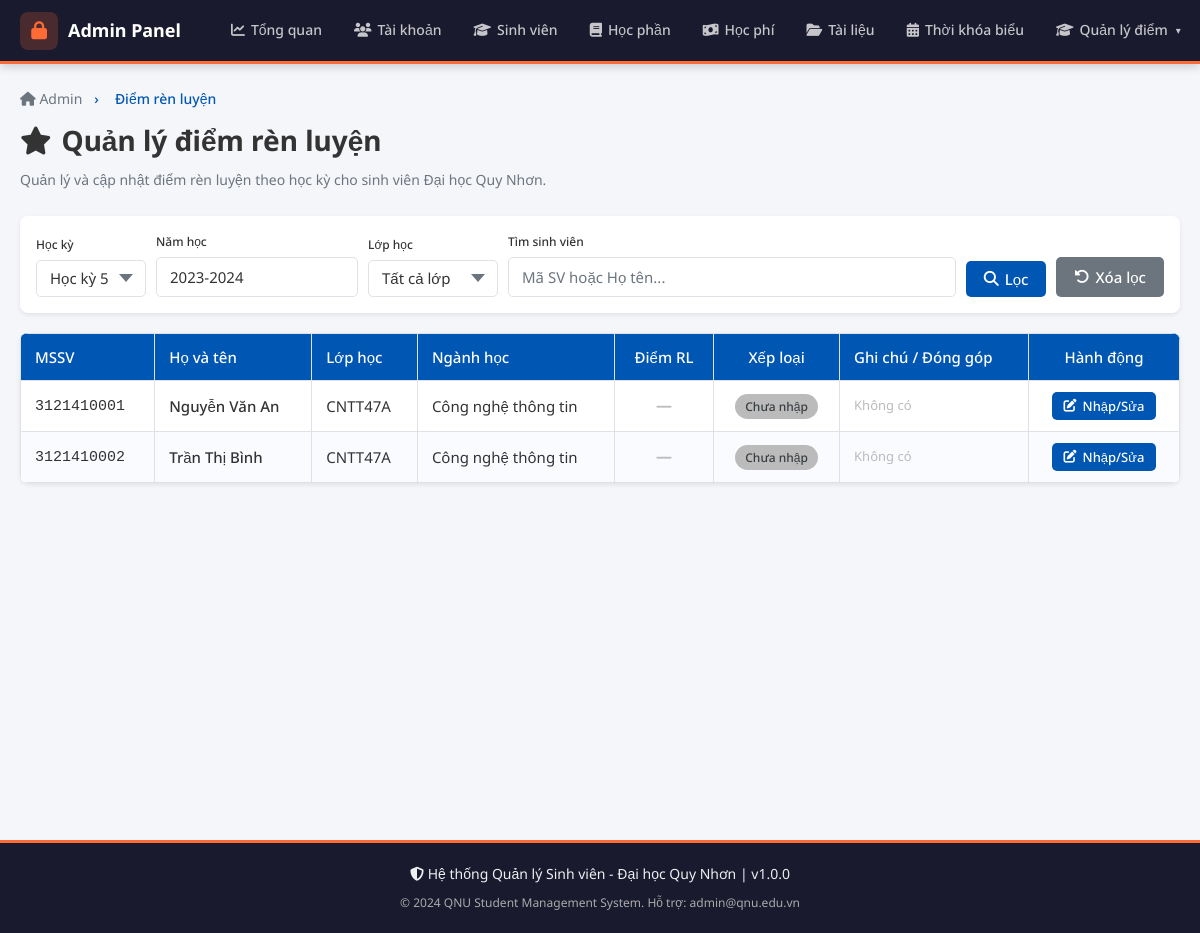
The app's page /admin/diem/ren_luyen.php (signed in) with its own data.
### tables this page shows
CREATE TABLE IF NOT EXISTS `sinh_vien` (
  `id` INT AUTO_INCREMENT PRIMARY KEY,
  `user_id` INT NOT NULL,
  `ma_sv` VARCHAR(20) NOT NULL UNIQUE,
  `ho_ten` VARCHAR(100) NOT NULL,
  `ngay_sinh` DATE,
  `gioi_tinh` ENUM('Nam','Nữ','Khác') DEFAULT 'Nam',
  `dia_chi` TEXT,
  `email` VARCHAR(100),
  `so_dien_thoai` VARCHAR(15),
  `nganh` VARCHAR(100),
  `khoa` VARCHAR(100),
  `lop` VARCHAR(50),
  `nien_khoa` VARCHAR(20),
  `trang_thai` ENUM('Đang học','Tạm dừng','Tốt nghiệp','Thôi học') DEFAULT 'Đang học',
  `anh_dai_dien` VARCHAR(255) DEFAULT NULL,
  FOREIGN KEY (`user_id`) REFERENCES `users`(`id`) ON DELETE CASCADE
);

### includes/session.php (called while the page is built, shortened)
<?php
function e(string $str): string {
    return htmlspecialchars($str, ENT_QUOTES, 'UTF-8');
}
?>

### admin/diem/ren_luyen.php (the view, shortened to what this page needs)
<?php
require_once ROOT . '/includes/session.php';
$db = getDB();
$hoc_ky = (int)($_GET['hoc_ky'] ?? HOC_KY_HIEN_TAI);
$nam_hoc = trim($_GET['nam_hoc'] ?? NAM_HOC_HIEN_TAI);
$search = trim($_GET['search'] ?? '');
$sql = "
    SELECT sv.id AS sinh_vien_id, sv.ma_sv, sv.ho_ten, sv.lop, sv.nganh,
           drl.diem, drl.xep_loai, drl.ghi_chu
    FROM sinh_vien sv
    LEFT JOIN diem_ren_luyen drl
           ON drl.sinh_vien_id = sv.id
          AND drl.hoc_ky = ?
          AND drl.nam_hoc = ?
    WHERE 1 = 1
";
$types = 'is';
$params = [$hoc_ky, $nam_hoc];
$sql .= " ORDER BY sv.lop ASC, sv.ma_sv ASC";
$stmt = $db->prepare($sql);
$stmt->bind_param($types, ...$params);
$stmt->execute();
$list_sv = $stmt->get_result()->fetch_all(MYSQLI_ASSOC);
require_once ROOT . '/includes/admin/header_admin.php';
require_once ROOT . '/includes/admin/navbar_admin.php';
?>
<div class="admin-wrapper">
  <div class="admin-container">
    <div class="page-title fade-in">
      <div class="breadcrumb">
        <a href="<?= BASE_URL ?>/admin/dashboard.php"><i class="fas fa-home"></i> Admin</a>
        <span>›</span><span>Điểm rèn luyện</span>
      </div>
      <h1><i class="fas fa-star"></i> Quản lý điểm rèn luyện</h1>
      <p>Quản lý và cập nhật điểm rèn luyện theo học kỳ cho sinh viên Đại học Quy Nhơn.</p>
    </div>
    <div class="card fade-in">
      <div class="card-body" style="padding:16px">
        <form method="GET" class="action-bar" style="align-items:flex-end;margin-bottom:0">
          <div class="form-group" style="margin:0;min-width:110px">
            <label style="font-size:12px">Học kỳ</label>
            <select name="hoc_ky" class="form-control">
              <?php for ($i = 1; $i <= 8; $i++): ?>
                <option value="<?= $i ?>" <?= $hoc_ky === $i ? 'selected' : '' ?>>Học kỳ <?= $i ?></option>
              <?php endfor; ?>
            </select>
          </div>
          <div class="form-group" style="margin:0;min-width:140px">
            <label style="font-size:12px">Năm học</label>
            <input type="text" name="nam_hoc" class="form-control" placeholder="2023-2024" value="<?= e($nam_hoc) ?>">
          </div>
          <div class="form-group" style="margin:0;min-width:130px">
            <label style="font-size:12px">Lớp học</label>
            <select name="lop" class="form-control">
              <option value="">Tất cả lớp</option>
            </select>
          </div>
          <div class="form-group search-box" style="margin:0">
            <label style="font-size:12px">Tìm sinh viên</label>
            <input type="text" name="search" class="form-control" placeholder="Mã SV hoặc Họ tên..." value="<?= e($search) ?>">
          </div>
          <button type="submit" class="btn btn-primary"><i class="fas fa-search"></i> Lọc</button>
          <a href="ren_luyen.php" class="btn btn-secondary"><i class="fas fa-rotate-left"></i> Xóa lọc</a>
        </form>
      </div>
    </div>
    <div class="card fade-in">
      <div class="card-body" style="padding:0">
        <?php if (empty($list_sv)): ?>
          <div style="padding:40px;text-align:center;color:#777">
            <i class="fas fa-users-slash" style="font-size:42px;margin-bottom:12px;display:block"></i>
            Không tìm thấy sinh viên nào phù hợp.
          </div>
        <?php else: ?>
          <div class="table-wrap">
            <table>
              <thead>
                <tr>
                  <th>MSSV</th>
                  <th>Họ và tên</th>
                  <th>Lớp học</th>
                  <th>Ngành học</th>
                  <th style="text-align:center">Điểm RL</th>
                  <th style="text-align:center">Xếp loại</th>
                  <th>Ghi chú / Đóng góp</th>
                  <th style="text-align:center">Hành động</th>
                </tr>
              </thead>
              <tbody>
                <?php foreach ($list_sv as $row):
                  $t1 = 0; $t2 = 0; $t3 = 0; $t4 = 0; $t5 = 0; $user_note = '';
                ?>
                  <tr>
                    <td><code><?= e($row['ma_sv']) ?></code></td>
                    <td style="font-weight: 500"><?= e($row['ho_ten']) ?></td>
                    <td><?= e($row['lop'] ?? 'Chưa xếp lớp') ?></td>
                    <td><?= e($row['nganh'] ?? 'Chưa rõ') ?></td>
                    <td style="text-align:center; font-weight:bold; font-size:16px">
                      <?= is_null($row['diem']) ? '<span style="color:#bbb">—</span>' : (int)$row['diem'] ?>
                    </td>
                    <td style="text-align:center">
                      <?php if (!is_null($row['xep_loai'])): ?>
                        <?php
                          $rl_badge = match($row['xep_loai']) {
                              'Xuất sắc' => 'success',
                              'Tốt' => 'success',
                              'Khá' => 'primary',
                              'Trung bình' => 'warning',
                              'Yếu' => 'danger',
                              default => 'secondary'
                          };
                        ?>
                        <span class="badge badge-<?= $rl_badge ?>" style="font-size:12px; padding:4px 10px"><?= e($row['xep_loai']) ?></span>
                      <?php else: ?>
                        <span class="badge badge-secondary" style="background:#bbb; font-size:12px">Chưa nhập</span>
                      <?php endif; ?>
                    </td>
                    <td style="max-width:200px; overflow:hidden; text-overflow:ellipsis; white-space:nowrap; font-size:13px; color:#555">
                      <?= e($user_note) ?: '<span style="color:#bbb">Không có</span>' ?>
                    </td>
                    <td style="text-align:center">
                      <button class="btn btn-sm btn-primary" type="button"
                              onclick="openDrlModal(this)"
                              data-id="<?= $row['sinh_vien_id'] ?>"
                              data-name="<?= e($row['ho_ten']) ?>"
                              data-code="<?= e($row['ma_sv']) ?>"
                              data-t1="<?= $t1 ?>"
                              data-t2="<?= $t2 ?>"
                              data-t3="<?= $t3 ?>"
                              data-t4="<?= $t4 ?>"
                              data-t5="<?= $t5 ?>"
                              data-note="<?= e($user_note) ?>">
                        <i class="fas fa-edit"></i> Nhập/Sửa
                      </button>
                    </td>
                  </tr>
                <?php endforeach; ?>
              </tbody>
            </table>
          </div>
        <?php endif; ?>
      </div>
    </div>
  </div>
</div>
<?php require_once ROOT . '/includes/admin/footer_admin.php'; ?>
</body>
</html>

### assets/css/style.css (style rules this page uses)
:root { --primary: #0056B3; --primary-dark: #003d80; --primary-light: #e8f0fb; --bg: #F4F6F9; --white: #FFFFFF; --text: #333333; --text-muted: #6C757D; --success: #28A745; --danger: #DC3545; --warning: #FFC107; --info: #17A2B8; --border: #dee2e6; --shadow: 0 2px 8px rgba(0,0,0,.08); --shadow-md: 0 4px 16px rgba(0,0,0,.12); --radius: 8px; --radius-sm: 5px; --sidebar-w: 250px; --header-h: 64px; --transition: .1s ease; --font-sans: 'Noto Sans', 'Roboto', Arial, 'Helvetica Neue', sans-serif; }
*, *::before, *::after { box-sizing: border-box; margin: 0; padding: 0; }
html { scroll-behavior: smooth; }
body { font-family: var(--font-sans); font-size: 16px; color: var(--text); background: var(--bg); line-height: 1.6; text-rendering: optimizeLegibility; -webkit-font-smoothing: antialiased; -moz-osx-font-smoothing: grayscale; }
a { color: var(--primary); text-decoration: none; transition: color var(--transition); }
h1 { font-size: 26px; font-weight: 700; }
.btn { display: inline-flex; align-items: center; gap: 6px; padding: 8px 18px; font-size: 15px; font-family: var(--font-sans); font-weight: 500; border-radius: var(--radius-sm); border: none; cursor: pointer; transition: background var(--transition), transform .1s, box-shadow var(--transition); white-space: nowrap; }
.btn-primary { background: var(--primary); color: #fff; }
.btn-secondary { background: #6C757D; color: #fff; }
.btn-sm { padding: 5px 12px; font-size: 13px; }
.card { background: var(--white); border-radius: var(--radius); box-shadow: var(--shadow); overflow: hidden; }
.card-body { padding: 20px; }
.table-wrap { overflow-x: auto; }
table { width: 100%; border-collapse: collapse; font-size: 15px; }
table th, table td { padding: 11px 14px; text-align: left; border: 1px solid var(--border); vertical-align: middle; }
table thead tr { background: var(--primary); color: #fff; }
table thead th { font-weight: 500; }
table tbody tr:nth-child(even) { background: #f9fbff; }
.form-group { margin-bottom: 18px; }
.form-group label { display: block; font-size: 14px; font-weight: 500; margin-bottom: 6px; color: var(--text); }
.form-control { width: 100%; padding: 9px 13px; font-size: 15px; font-family: var(--font-sans); color: var(--text); background: var(--white); border: 1.5px solid var(--border); border-radius: var(--radius-sm); transition: border-color var(--transition), box-shadow var(--transition); outline: none; }
.form-control::placeholder { color: var(--text-muted); }
select.form-control { appearance: none; background-repeat: no-repeat; background-position: right 12px center; padding-right: 32px; }
.badge { display: inline-block; padding: 3px 10px; border-radius: 20px; font-size: 12px; font-weight: 500; white-space: nowrap; }
.badge-secondary { background: #e2e3e5; color: #383d41; }
.page-title { margin-bottom: 22px; }
.page-title h1 { color: var(--primary); font-size: 24px; margin-bottom: 4px; }
.page-title p { color: var(--text-muted); font-size: 14px; }
.page-title .breadcrumb { display: flex; gap: 8px; font-size: 14px; color: var(--text-muted); margin-bottom: 8px; }
.page-title .breadcrumb a { color: var(--text-muted); }
.page-title .breadcrumb span { color: var(--primary); font-weight: 500; }
.fade-in { animation: fadeIn .12s cubic-bezier(0.34, 1.56, 0.64, 1); }

### includes/admin/header_admin.php (style rules this page uses)
.admin-wrapper { padding-top: calc(var(--header-h) + 24px); padding-bottom: 40px; min-height: 100vh; background: #f5f6fa; }
.admin-container { max-width: 1400px; margin: 0 auto; padding: 0 20px; }
.page-title { margin-bottom: 24px; }
.page-title h1 { font-size: 28px; font-weight: 700; color: var(--text-dark); margin: 0 0 6px; display: flex; align-items: center; gap: 10px; }
.page-title p { color: var(--text-muted); margin: 0; }
.breadcrumb { font-size: 12px; color: var(--text-muted); margin-bottom: 10px; }
.breadcrumb a { color: var(--primary); text-decoration: none; }
.breadcrumb span { margin: 0 4px; }
.action-bar { display: flex; gap: 10px; margin-bottom: 20px; flex-wrap: wrap; }
.action-bar .search-box { flex: 1; min-width: 250px; }
.card { background: white; border-radius: 8px; box-shadow: 0 2px 4px rgba(0,0,0,0.08); margin-bottom: 20px; }
.card-body { padding: 20px; }
.fade-in { animation: fadeIn .4s ease; }

### records on screen
sinh_vien: ma_sv "3121410001", ho_ten "Nguyễn Văn An", lop "CNTT47A", nganh "Công nghệ thông tin", user_note "Không có"
sinh_vien: ma_sv "3121410002", ho_ten "Trần Thị Bình", lop "CNTT47A", nganh "Công nghệ thông tin", user_note "Không có"

### other values on screen
APP_VERSION "1.0.0"
